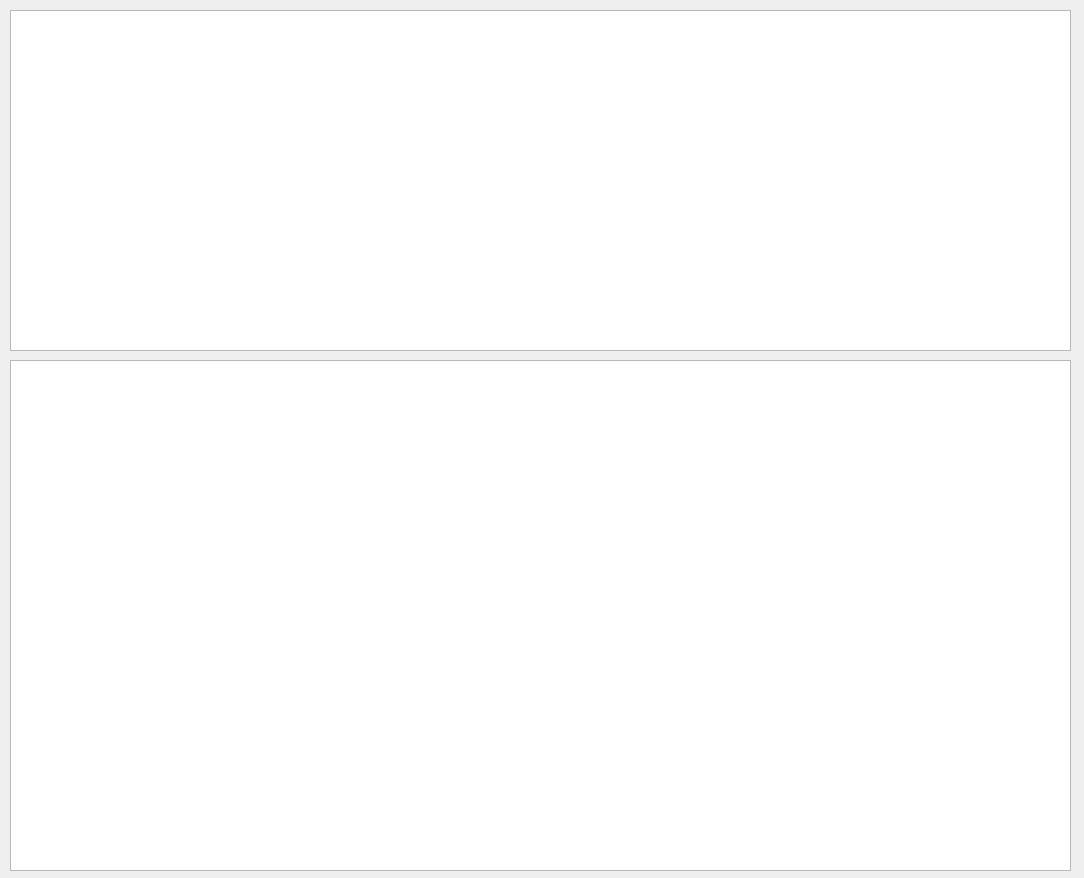
<?xml version="1.0" encoding="UTF-8"?>
<ui version="4.0">
 <class>Dialog</class>
 <widget class="QDialog" name="Dialog">
  <property name="geometry">
   <rect>
    <x>0</x>
    <y>0</y>
    <width>1084</width>
    <height>878</height>
   </rect>
  </property>
  <property name="windowTitle">
   <string>Dialog</string>
  </property>
  <widget class="QTableWidget" name="tbw_stat">
   <property name="geometry">
    <rect>
     <x>10</x>
     <y>10</y>
     <width>1061</width>
     <height>341</height>
    </rect>
   </property>
  </widget>
  <widget class="QTableWidget" name="tbw_data">
   <property name="geometry">
    <rect>
     <x>10</x>
     <y>360</y>
     <width>1061</width>
     <height>511</height>
    </rect>
   </property>
  </widget>
 </widget>
 <resources/>
 <connections/>
</ui>
